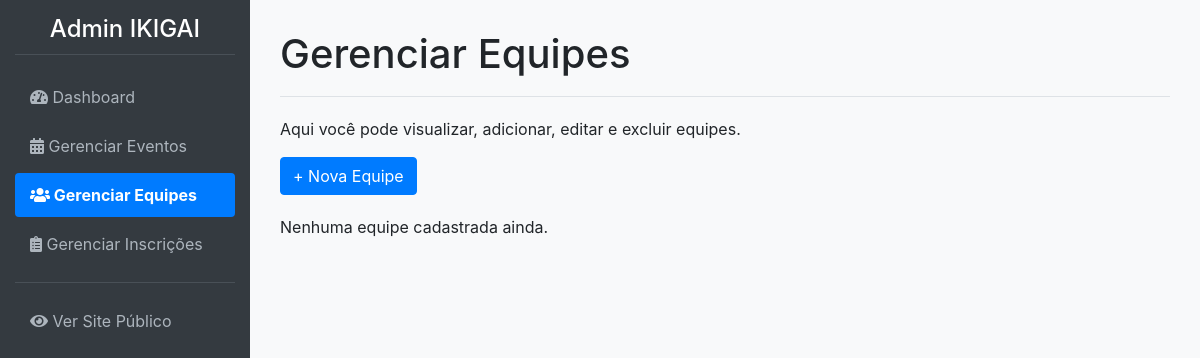
The app's page /admin/equipes (signed in), older data.
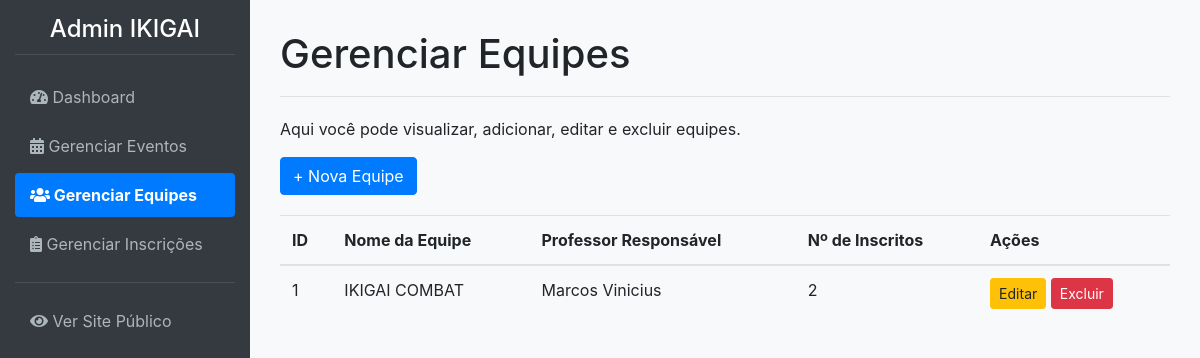
The same page, newer data.
### app/models.py (models this page shows, shortened)
class Equipe(db.Model):
    __tablename__ = 'equipes'
    id = db.Column(db.Integer, primary_key=True)
    nome_equipe = db.Column(db.String(100), nullable=False, unique=True)
    professor_responsavel = db.Column(db.String(100), nullable=False)
    inscricoes = db.relationship('Inscricao', backref='equipe', lazy=True)

### app/admin/routes.py (the view)
@bp.route('/equipes')
@admin_required
def gerenciar_equipes():
    equipes = Equipe.query.order_by(Equipe.nome_equipe).all()
    return render_template('admin/admin_gerenciar_equipes.html', equipes=equipes)

### app/__init__.py (called while the page is built)
@login_manager.user_loader
def load_user(user_id):
    return models.User.query.get(int(user_id))

### app/admin/routes.py (called while the page is built)
@bp.before_request
def before_request_handler():
    if current_app.config.get('DEBUG') and not current_user.is_authenticated:
        user = User.query.first()
        if user:
            login_user(user)

### app/templates/admin/admin_gerenciar_equipes.html (shortened to what this page needs)
{% extends 'admin/admin_base.html' %}
{% block page_title %}Gerenciar Equipes{% endblock %}
{% block content %}
<p>Aqui você pode visualizar, adicionar, editar e excluir equipes.</p>
<a href="{{ url_for('admin.nova_equipe') }}" class="btn btn-primary" style="margin-bottom: 20px;">+ Nova Equipe</a>
{% if equipes %}
    <table class="table">
        <thead>
            <tr>
                <th>ID</th>
                <th>Nome da Equipe</th>
                <th>Professor Responsável</th>
                <th>Nº de Inscritos</th>
                <th>Ações</th>
            </tr>
        </thead>
        <tbody>
            {% for equipe_item in equipes %}
            <tr>
                <td>{{ equipe_item.id }}</td>
                <td>{{ equipe_item.nome_equipe }}</td>
                <td>{{ equipe_item.professor_responsavel }}</td>
                <td>{{ equipe_item.inscricoes|length }}</td>
                <td class="action-links">
                    <a href="{{ url_for('admin.editar_equipe', equipe_id=equipe_item.id) }}" class="btn btn-warning btn-sm">Editar</a>
                    <form action="{{ url_for('admin.excluir_equipe', equipe_id=equipe_item.id) }}" method="POST" style="display:inline;" onsubmit="return confirm('Tem certeza que deseja excluir esta equipe?');">
                        <button type="submit" class="btn btn-danger btn-sm">Excluir</button>
                    </form>
                </td>
            </tr>
            {% endfor %}
        </tbody>
    </table>
{% else %}
    <p>Nenhuma equipe cadastrada ainda.</p>
{% endif %}
{% endblock %}

Row changes from the older to the newer data that the page shows:
added Equipe: id "1", nome_equipe "IKIGAI COMBAT", professor_responsavel "Marcos Vinicius", inscricoes|length "2"
Text that changed along with them:
text no longer shown: "Nenhuma equipe cadastrada ainda."
text now shown: "ID Nome da Equipe Professor Responsável Nº de Inscritos Ações"
